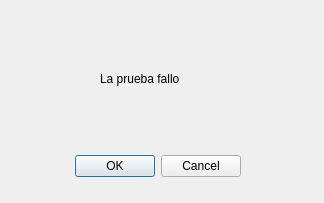
<?xml version="1.0" encoding="UTF-8"?>
<ui version="4.0">
 <class>Prueba_fallo</class>
 <widget class="QDialog" name="Prueba_fallo">
  <property name="geometry">
   <rect>
    <x>0</x>
    <y>0</y>
    <width>324</width>
    <height>203</height>
   </rect>
  </property>
  <property name="windowTitle">
   <string>Dialog</string>
  </property>
  <widget class="QDialogButtonBox" name="buttonBox">
   <property name="geometry">
    <rect>
     <x>-60</x>
     <y>150</y>
     <width>301</width>
     <height>32</height>
    </rect>
   </property>
   <property name="orientation">
    <enum>Qt::Horizontal</enum>
   </property>
   <property name="standardButtons">
    <set>QDialogButtonBox::Cancel|QDialogButtonBox::Ok</set>
   </property>
  </widget>
  <widget class="QLabel" name="label">
   <property name="geometry">
    <rect>
     <x>100</x>
     <y>70</y>
     <width>111</width>
     <height>17</height>
    </rect>
   </property>
   <property name="text">
    <string>La prueba fallo</string>
   </property>
  </widget>
 </widget>
 <resources/>
 <connections>
  <connection>
   <sender>buttonBox</sender>
   <signal>accepted()</signal>
   <receiver>Prueba_fallo</receiver>
   <slot>accept()</slot>
   <hints>
    <hint type="sourcelabel">
     <x>248</x>
     <y>254</y>
    </hint>
    <hint type="destinationlabel">
     <x>157</x>
     <y>274</y>
    </hint>
   </hints>
  </connection>
  <connection>
   <sender>buttonBox</sender>
   <signal>rejected()</signal>
   <receiver>Prueba_fallo</receiver>
   <slot>reject()</slot>
   <hints>
    <hint type="sourcelabel">
     <x>316</x>
     <y>260</y>
    </hint>
    <hint type="destinationlabel">
     <x>286</x>
     <y>274</y>
    </hint>
   </hints>
  </connection>
 </connections>
</ui>
